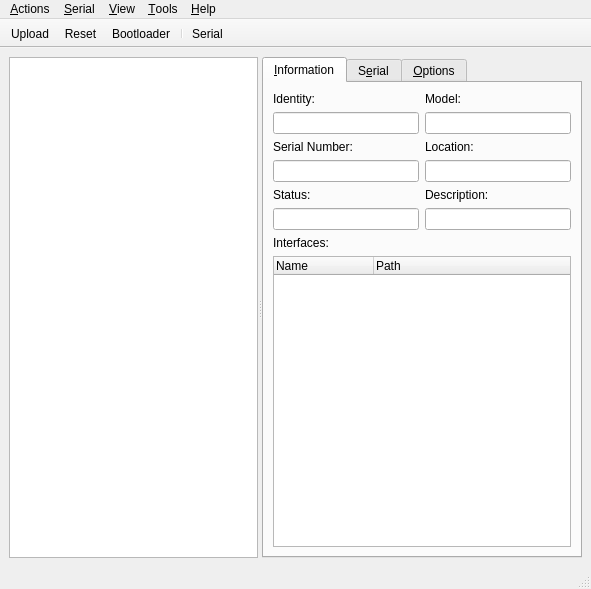
<?xml version="1.0" encoding="UTF-8"?>
<ui version="4.0">
 <class>MainWindow</class>
 <widget class="QMainWindow" name="MainWindow">
  <property name="geometry">
   <rect>
    <x>0</x>
    <y>0</y>
    <width>591</width>
    <height>589</height>
   </rect>
  </property>
  <property name="contextMenuPolicy">
   <enum>Qt::NoContextMenu</enum>
  </property>
  <property name="windowTitle">
   <string>TyCommander</string>
  </property>
  <property name="windowIcon">
   <iconset resource="../assets/resources.qrc">
    <normaloff>:/tycommander</normaloff>:/tycommander</iconset>
  </property>
  <property name="unifiedTitleAndToolBarOnMac">
   <bool>true</bool>
  </property>
  <widget class="QWidget" name="centralwidget">
   <layout class="QVBoxLayout" name="verticalLayout_7">
    <item>
     <widget class="QSplitter" name="splitter">
      <property name="orientation">
       <enum>Qt::Horizontal</enum>
      </property>
      <widget class="QListView" name="boardList">
       <property name="minimumSize">
        <size>
         <width>180</width>
         <height>0</height>
        </size>
       </property>
       <property name="contextMenuPolicy">
        <enum>Qt::CustomContextMenu</enum>
       </property>
       <property name="horizontalScrollBarPolicy">
        <enum>Qt::ScrollBarAlwaysOff</enum>
       </property>
       <property name="selectionMode">
        <enum>QAbstractItemView::ExtendedSelection</enum>
       </property>
       <property name="selectionRectVisible">
        <bool>true</bool>
       </property>
      </widget>
      <widget class="QTabWidget" name="tabWidget">
       <property name="enabled">
        <bool>true</bool>
       </property>
       <property name="currentIndex">
        <number>0</number>
       </property>
       <property name="elideMode">
        <enum>Qt::ElideRight</enum>
       </property>
       <widget class="QWidget" name="infoTab">
        <attribute name="title">
         <string>&amp;Information</string>
        </attribute>
        <layout class="QVBoxLayout" name="verticalLayout_4">
         <item>
          <layout class="QGridLayout" name="gridLayout">
           <item row="1" column="0">
            <widget class="QLineEdit" name="idText">
             <property name="readOnly">
              <bool>true</bool>
             </property>
            </widget>
           </item>
           <item row="0" column="0">
            <widget class="QLabel" name="label_7">
             <property name="text">
              <string>Identity:</string>
             </property>
            </widget>
           </item>
           <item row="1" column="1">
            <widget class="QLineEdit" name="modelText">
             <property name="readOnly">
              <bool>true</bool>
             </property>
            </widget>
           </item>
           <item row="0" column="1">
            <widget class="QLabel" name="label_4">
             <property name="text">
              <string>Model:</string>
             </property>
            </widget>
           </item>
          </layout>
         </item>
         <item>
          <layout class="QGridLayout" name="gridLayout_2">
           <item row="0" column="2">
            <widget class="QLabel" name="label_3">
             <property name="text">
              <string>Location:</string>
             </property>
            </widget>
           </item>
           <item row="0" column="1">
            <widget class="QLabel" name="label_5">
             <property name="text">
              <string>Serial Number:</string>
             </property>
            </widget>
           </item>
           <item row="1" column="2">
            <widget class="QLineEdit" name="locationText">
             <property name="readOnly">
              <bool>true</bool>
             </property>
            </widget>
           </item>
           <item row="1" column="1">
            <widget class="QLineEdit" name="serialNumberText">
             <property name="readOnly">
              <bool>true</bool>
             </property>
            </widget>
           </item>
          </layout>
         </item>
         <item>
          <layout class="QGridLayout" name="gridLayout_3">
           <item row="1" column="0">
            <widget class="QLineEdit" name="statusText">
             <property name="readOnly">
              <bool>true</bool>
             </property>
            </widget>
           </item>
           <item row="1" column="1">
            <widget class="QLineEdit" name="descriptionText">
             <property name="readOnly">
              <bool>true</bool>
             </property>
            </widget>
           </item>
           <item row="0" column="0">
            <widget class="QLabel" name="label_2">
             <property name="text">
              <string>Status:</string>
             </property>
            </widget>
           </item>
           <item row="0" column="1">
            <widget class="QLabel" name="label_10">
             <property name="text">
              <string>Description:</string>
             </property>
            </widget>
           </item>
          </layout>
         </item>
         <item>
          <widget class="QLabel" name="label_6">
           <property name="text">
            <string>Interfaces:</string>
           </property>
          </widget>
         </item>
         <item>
          <widget class="QTreeWidget" name="interfaceTree">
           <property name="sizePolicy">
            <sizepolicy hsizetype="Expanding" vsizetype="Ignored">
             <horstretch>0</horstretch>
             <verstretch>1</verstretch>
            </sizepolicy>
           </property>
           <property name="minimumSize">
            <size>
             <width>0</width>
             <height>40</height>
            </size>
           </property>
           <property name="indentation">
            <number>0</number>
           </property>
           <property name="rootIsDecorated">
            <bool>false</bool>
           </property>
           <property name="uniformRowHeights">
            <bool>true</bool>
           </property>
           <attribute name="headerMinimumSectionSize">
            <number>100</number>
           </attribute>
           <attribute name="headerDefaultSectionSize">
            <number>100</number>
           </attribute>
           <attribute name="headerStretchLastSection">
            <bool>true</bool>
           </attribute>
           <column>
            <property name="text">
             <string>Name</string>
            </property>
           </column>
           <column>
            <property name="text">
             <string>Path</string>
            </property>
           </column>
          </widget>
         </item>
        </layout>
       </widget>
       <widget class="QWidget" name="serialTab">
        <attribute name="title">
         <string>S&amp;erial</string>
        </attribute>
        <layout class="QVBoxLayout" name="verticalLayout_3">
         <item>
          <widget class="EnhancedPlainText" name="serialText">
           <property name="minimumSize">
            <size>
             <width>240</width>
             <height>0</height>
            </size>
           </property>
           <property name="maximumSize">
            <size>
             <width>16777215</width>
             <height>16777215</height>
            </size>
           </property>
           <property name="contextMenuPolicy">
            <enum>Qt::CustomContextMenu</enum>
           </property>
           <property name="undoRedoEnabled">
            <bool>false</bool>
           </property>
           <property name="readOnly">
            <bool>true</bool>
           </property>
           <property name="textInteractionFlags">
            <set>Qt::TextSelectableByKeyboard|Qt::TextSelectableByMouse</set>
           </property>
          </widget>
         </item>
         <item>
          <layout class="QHBoxLayout" name="horizontalLayout_5">
           <item>
            <widget class="EnhancedLineInput" name="serialEdit">
             <property name="editable">
              <bool>true</bool>
             </property>
            </widget>
           </item>
           <item>
            <widget class="QToolButton" name="sendButton">
             <property name="focusPolicy">
              <enum>Qt::StrongFocus</enum>
             </property>
             <property name="text">
              <string>Send</string>
             </property>
             <property name="popupMode">
              <enum>QToolButton::MenuButtonPopup</enum>
             </property>
            </widget>
           </item>
          </layout>
         </item>
        </layout>
       </widget>
       <widget class="QWidget" name="optionsTab">
        <attribute name="title">
         <string>&amp;Options</string>
        </attribute>
        <layout class="QVBoxLayout" name="verticalLayout_2">
         <item>
          <widget class="EnhancedGroupBox" name="groupBox">
           <property name="focusPolicy">
            <enum>Qt::StrongFocus</enum>
           </property>
           <property name="title">
            <string>Upload</string>
           </property>
           <layout class="QVBoxLayout" name="verticalLayout_5">
            <item>
             <layout class="QHBoxLayout" name="horizontalLayout_3" stretch="0,1,0">
              <item>
               <widget class="QLabel" name="label">
                <property name="text">
                 <string>Firmware:</string>
                </property>
               </widget>
              </item>
              <item>
               <widget class="QLineEdit" name="firmwarePath">
                <property name="clearButtonEnabled">
                 <bool>true</bool>
                </property>
               </widget>
              </item>
              <item>
               <widget class="QToolButton" name="firmwareBrowseButton">
                <property name="focusPolicy">
                 <enum>Qt::StrongFocus</enum>
                </property>
                <property name="text">
                 <string>Browse...</string>
                </property>
                <property name="popupMode">
                 <enum>QToolButton::MenuButtonPopup</enum>
                </property>
               </widget>
              </item>
             </layout>
            </item>
            <item>
             <widget class="QCheckBox" name="resetAfterCheck">
              <property name="text">
               <string>Reset device after successful upload</string>
              </property>
              <property name="checked">
               <bool>true</bool>
              </property>
             </widget>
            </item>
            <item>
             <layout class="QHBoxLayout" name="rtcLayout">
              <item>
               <widget class="QLabel" name="label_13">
                <property name="text">
                 <string>RTC:</string>
                </property>
               </widget>
              </item>
              <item>
               <spacer name="horizontalSpacer_6">
                <property name="orientation">
                 <enum>Qt::Horizontal</enum>
                </property>
                <property name="sizeHint" stdset="0">
                 <size>
                  <width>40</width>
                  <height>20</height>
                 </size>
                </property>
               </spacer>
              </item>
              <item>
               <widget class="QComboBox" name="rtcComboBox">
                <item>
                 <property name="text">
                  <string>Local time</string>
                 </property>
                </item>
                <item>
                 <property name="text">
                  <string>UTC</string>
                 </property>
                </item>
                <item>
                 <property name="text">
                  <string>Ignore RTC</string>
                 </property>
                </item>
               </widget>
              </item>
             </layout>
            </item>
           </layout>
          </widget>
         </item>
         <item>
          <widget class="EnhancedGroupBox" name="groupBox_2">
           <property name="focusPolicy">
            <enum>Qt::StrongFocus</enum>
           </property>
           <property name="title">
            <string>Serial</string>
           </property>
           <layout class="QVBoxLayout" name="verticalLayout_6">
            <item>
             <layout class="QHBoxLayout" name="horizontalLayout_7">
              <item>
               <widget class="QLabel" name="label_12">
                <property name="text">
                 <string>Rate:</string>
                </property>
               </widget>
              </item>
              <item>
               <spacer name="horizontalSpacer_5">
                <property name="orientation">
                 <enum>Qt::Horizontal</enum>
                </property>
                <property name="sizeHint" stdset="0">
                 <size>
                  <width>40</width>
                  <height>20</height>
                 </size>
                </property>
               </spacer>
              </item>
              <item>
               <widget class="QComboBox" name="rateComboBox">
                <item>
                 <property name="text">
                  <string>110</string>
                 </property>
                </item>
                <item>
                 <property name="text">
                  <string>134</string>
                 </property>
                </item>
                <item>
                 <property name="text">
                  <string>150</string>
                 </property>
                </item>
                <item>
                 <property name="text">
                  <string>200</string>
                 </property>
                </item>
                <item>
                 <property name="text">
                  <string>300</string>
                 </property>
                </item>
                <item>
                 <property name="text">
                  <string>600</string>
                 </property>
                </item>
                <item>
                 <property name="text">
                  <string>1200</string>
                 </property>
                </item>
                <item>
                 <property name="text">
                  <string>1800</string>
                 </property>
                </item>
                <item>
                 <property name="text">
                  <string>2400</string>
                 </property>
                </item>
                <item>
                 <property name="text">
                  <string>4800</string>
                 </property>
                </item>
                <item>
                 <property name="text">
                  <string>9600</string>
                 </property>
                </item>
                <item>
                 <property name="text">
                  <string>19200</string>
                 </property>
                </item>
                <item>
                 <property name="text">
                  <string>38400</string>
                 </property>
                </item>
                <item>
                 <property name="text">
                  <string>57600</string>
                 </property>
                </item>
                <item>
                 <property name="text">
                  <string>115200</string>
                 </property>
                </item>
                <item>
                 <property name="text">
                  <string>230400</string>
                 </property>
                </item>
               </widget>
              </item>
             </layout>
            </item>
            <item>
             <layout class="QHBoxLayout" name="horizontalLayout">
              <item>
               <widget class="QLabel" name="label_9">
                <property name="text">
                 <string>Charset:</string>
                </property>
               </widget>
              </item>
              <item>
               <spacer name="horizontalSpacer_3">
                <property name="orientation">
                 <enum>Qt::Horizontal</enum>
                </property>
                <property name="sizeHint" stdset="0">
                 <size>
                  <width>40</width>
                  <height>20</height>
                 </size>
                </property>
               </spacer>
              </item>
              <item>
               <widget class="QComboBox" name="codecComboBox">
                <property name="maximumSize">
                 <size>
                  <width>160</width>
                  <height>16777215</height>
                 </size>
                </property>
               </widget>
              </item>
             </layout>
            </item>
            <item>
             <layout class="QHBoxLayout" name="horizontalLayout_2">
              <item>
               <widget class="QCheckBox" name="clearOnResetCheck">
                <property name="text">
                 <string>Clear on reset</string>
                </property>
               </widget>
              </item>
              <item>
               <spacer name="horizontalSpacer">
                <property name="orientation">
                 <enum>Qt::Horizontal</enum>
                </property>
                <property name="sizeHint" stdset="0">
                 <size>
                  <width>40</width>
                  <height>20</height>
                 </size>
                </property>
               </spacer>
              </item>
              <item>
               <widget class="QLabel" name="label_8">
                <property name="text">
                 <string>Show:</string>
                </property>
               </widget>
              </item>
              <item>
               <widget class="QSpinBox" name="scrollBackLimitSpin">
                <property name="accelerated">
                 <bool>true</bool>
                </property>
                <property name="suffix">
                 <string> lines</string>
                </property>
                <property name="minimum">
                 <number>10</number>
                </property>
                <property name="maximum">
                 <number>500000</number>
                </property>
                <property name="singleStep">
                 <number>100</number>
                </property>
               </widget>
              </item>
             </layout>
            </item>
            <item>
             <widget class="QCheckBox" name="logSerialCheck">
              <property name="text">
               <string>Log serial communication</string>
              </property>
             </widget>
            </item>
            <item>
             <layout class="QHBoxLayout" name="horizontalLayout_6" stretch="1,0,0">
              <item>
               <widget class="QLabel" name="serialLogDirLabel">
                <property name="sizePolicy">
                 <sizepolicy hsizetype="Ignored" vsizetype="Preferred">
                  <horstretch>0</horstretch>
                  <verstretch>0</verstretch>
                 </sizepolicy>
                </property>
                <property name="text">
                 <string notr="true">Log Directory</string>
                </property>
                <property name="openExternalLinks">
                 <bool>true</bool>
                </property>
               </widget>
              </item>
              <item>
               <spacer name="horizontalSpacer_4">
                <property name="orientation">
                 <enum>Qt::Horizontal</enum>
                </property>
                <property name="sizeHint" stdset="0">
                 <size>
                  <width>0</width>
                  <height>0</height>
                 </size>
                </property>
               </spacer>
              </item>
              <item>
               <widget class="QLabel" name="serialLogFileLabel">
                <property name="minimumSize">
                 <size>
                  <width>40</width>
                  <height>0</height>
                 </size>
                </property>
                <property name="text">
                 <string notr="true">Log File</string>
                </property>
                <property name="openExternalLinks">
                 <bool>true</bool>
                </property>
               </widget>
              </item>
             </layout>
            </item>
            <item>
             <layout class="QHBoxLayout" name="horizontalLayout_4">
              <item>
               <widget class="QLabel" name="label_11">
                <property name="text">
                 <string>Log size:</string>
                </property>
               </widget>
              </item>
              <item>
               <spacer name="horizontalSpacer_2">
                <property name="orientation">
                 <enum>Qt::Horizontal</enum>
                </property>
                <property name="sizeHint" stdset="0">
                 <size>
                  <width>40</width>
                  <height>20</height>
                 </size>
                </property>
               </spacer>
              </item>
              <item>
               <widget class="QSpinBox" name="serialLogSizeSpin">
                <property name="specialValueText">
                 <string>Infinite</string>
                </property>
                <property name="accelerated">
                 <bool>true</bool>
                </property>
                <property name="suffix">
                 <string> kB</string>
                </property>
                <property name="minimum">
                 <number>0</number>
                </property>
                <property name="maximum">
                 <number>999999</number>
                </property>
                <property name="singleStep">
                 <number>100</number>
                </property>
               </widget>
              </item>
             </layout>
            </item>
            <item>
             <widget class="QLabel" name="label_14">
              <property name="font">
               <font>
                <italic>true</italic>
               </font>
              </property>
              <property name="text">
               <string>Use 0 for infinite log size without wraparound.</string>
              </property>
              <property name="wordWrap">
               <bool>true</bool>
              </property>
             </widget>
            </item>
           </layout>
          </widget>
         </item>
         <item>
          <widget class="QLabel" name="ambiguousBoardLabel">
           <property name="palette">
            <palette>
             <active>
              <colorrole role="WindowText">
               <brush brushstyle="SolidPattern">
                <color alpha="255">
                 <red>254</red>
                 <green>0</green>
                 <blue>0</blue>
                </color>
               </brush>
              </colorrole>
             </active>
             <inactive>
              <colorrole role="WindowText">
               <brush brushstyle="SolidPattern">
                <color alpha="255">
                 <red>254</red>
                 <green>0</green>
                 <blue>0</blue>
                </color>
               </brush>
              </colorrole>
             </inactive>
             <disabled>
              <colorrole role="WindowText">
               <brush brushstyle="SolidPattern">
                <color alpha="255">
                 <red>117</red>
                 <green>117</green>
                 <blue>117</blue>
                </color>
               </brush>
              </colorrole>
             </disabled>
            </palette>
           </property>
           <property name="font">
            <font>
             <pointsize>8</pointsize>
             <italic>true</italic>
            </font>
           </property>
           <property name="text">
            <string>⚠ Serial number is not unique, cannot save settings.</string>
           </property>
           <property name="wordWrap">
            <bool>true</bool>
           </property>
          </widget>
         </item>
         <item>
          <spacer name="verticalSpacer">
           <property name="orientation">
            <enum>Qt::Vertical</enum>
           </property>
           <property name="sizeHint" stdset="0">
            <size>
             <width>20</width>
             <height>40</height>
            </size>
           </property>
          </spacer>
         </item>
        </layout>
       </widget>
      </widget>
     </widget>
    </item>
   </layout>
  </widget>
  <widget class="QMenuBar" name="menubar">
   <property name="geometry">
    <rect>
     <x>0</x>
     <y>0</y>
     <width>591</width>
     <height>22</height>
    </rect>
   </property>
   <property name="contextMenuPolicy">
    <enum>Qt::PreventContextMenu</enum>
   </property>
   <widget class="QMenu" name="menuFile">
    <property name="title">
     <string>&amp;Actions</string>
    </property>
    <widget class="QMenu" name="menuRecentFirmwares">
     <property name="title">
      <string>Upload r&amp;ecent firmware</string>
     </property>
    </widget>
    <addaction name="separator"/>
    <addaction name="actionUpload"/>
    <addaction name="actionUploadNew"/>
    <addaction name="actionDropFirmware"/>
    <addaction name="menuRecentFirmwares"/>
    <addaction name="separator"/>
    <addaction name="actionReset"/>
    <addaction name="actionReboot"/>
    <addaction name="separator"/>
    <addaction name="actionQuit"/>
   </widget>
   <widget class="QMenu" name="menuHelp">
    <property name="title">
     <string>&amp;Help</string>
    </property>
    <addaction name="actionWebsite"/>
    <addaction name="actionReportBug"/>
    <addaction name="separator"/>
    <addaction name="actionAbout"/>
   </widget>
   <widget class="QMenu" name="menuView">
    <property name="title">
     <string>&amp;View</string>
    </property>
    <addaction name="actionNewWindow"/>
    <addaction name="actionCompactMode"/>
    <addaction name="separator"/>
    <addaction name="actionShowAppLog"/>
   </widget>
   <widget class="QMenu" name="menuTools">
    <property name="title">
     <string>&amp;Tools</string>
    </property>
    <addaction name="actionArduinoTool"/>
    <addaction name="separator"/>
    <addaction name="actionResetApp"/>
    <addaction name="actionResetSettingsApp"/>
    <addaction name="separator"/>
    <addaction name="actionPreferences"/>
   </widget>
   <widget class="QMenu" name="menuSerial">
    <property name="title">
     <string>&amp;Serial</string>
    </property>
    <addaction name="actionEnableSerial"/>
    <addaction name="actionSendFile"/>
    <addaction name="actionClearSerial"/>
   </widget>
   <addaction name="menuFile"/>
   <addaction name="menuSerial"/>
   <addaction name="menuView"/>
   <addaction name="menuTools"/>
   <addaction name="menuHelp"/>
  </widget>
  <widget class="QStatusBar" name="statusbar">
   <property name="palette">
    <palette>
     <active>
      <colorrole role="WindowText">
       <brush brushstyle="SolidPattern">
        <color alpha="255">
         <red>255</red>
         <green>0</green>
         <blue>0</blue>
        </color>
       </brush>
      </colorrole>
     </active>
     <inactive>
      <colorrole role="WindowText">
       <brush brushstyle="SolidPattern">
        <color alpha="255">
         <red>255</red>
         <green>0</green>
         <blue>0</blue>
        </color>
       </brush>
      </colorrole>
     </inactive>
     <disabled>
      <colorrole role="WindowText">
       <brush brushstyle="SolidPattern">
        <color alpha="255">
         <red>120</red>
         <green>120</green>
         <blue>120</blue>
        </color>
       </brush>
      </colorrole>
     </disabled>
    </palette>
   </property>
   <property name="sizeGripEnabled">
    <bool>true</bool>
   </property>
  </widget>
  <widget class="QToolBar" name="toolBar">
   <property name="windowTitle">
    <string>toolBar</string>
   </property>
   <property name="movable">
    <bool>false</bool>
   </property>
   <property name="toolButtonStyle">
    <enum>Qt::ToolButtonTextUnderIcon</enum>
   </property>
   <property name="floatable">
    <bool>false</bool>
   </property>
   <attribute name="toolBarArea">
    <enum>TopToolBarArea</enum>
   </attribute>
   <attribute name="toolBarBreak">
    <bool>false</bool>
   </attribute>
   <addaction name="actionUpload"/>
   <addaction name="actionReset"/>
   <addaction name="actionReboot"/>
   <addaction name="separator"/>
   <addaction name="actionEnableSerial"/>
  </widget>
  <action name="actionUpload">
   <property name="icon">
    <iconset resource="../assets/resources.qrc">
     <normaloff>:/upload</normaloff>:/upload</iconset>
   </property>
   <property name="text">
    <string>&amp;Upload</string>
   </property>
   <property name="shortcut">
    <string>Ctrl+U</string>
   </property>
  </action>
  <action name="actionReset">
   <property name="icon">
    <iconset resource="../assets/resources.qrc">
     <normaloff>:/reset</normaloff>:/reset</iconset>
   </property>
   <property name="text">
    <string>&amp;Reset</string>
   </property>
   <property name="shortcut">
    <string>Ctrl+R</string>
   </property>
  </action>
  <action name="actionQuit">
   <property name="text">
    <string>&amp;Quit</string>
   </property>
   <property name="shortcut">
    <string>Ctrl+Q</string>
   </property>
  </action>
  <action name="actionAbout">
   <property name="text">
    <string>&amp;About</string>
   </property>
  </action>
  <action name="actionReboot">
   <property name="icon">
    <iconset resource="../assets/resources.qrc">
     <normaloff>:/reboot</normaloff>:/reboot</iconset>
   </property>
   <property name="text">
    <string>&amp;Bootloader</string>
   </property>
   <property name="shortcut">
    <string>Ctrl+B</string>
   </property>
  </action>
  <action name="actionUploadNew">
   <property name="text">
    <string>Upload &amp;New Firmware</string>
   </property>
   <property name="shortcut">
    <string>Ctrl+Shift+U</string>
   </property>
  </action>
  <action name="actionWebsite">
   <property name="text">
    <string>&amp;Website</string>
   </property>
  </action>
  <action name="actionReportBug">
   <property name="text">
    <string>&amp;Report a bug</string>
   </property>
  </action>
  <action name="actionCompactMode">
   <property name="checkable">
    <bool>true</bool>
   </property>
   <property name="text">
    <string>&amp;Compact Mode</string>
   </property>
   <property name="toolTip">
    <string>Compact Mode</string>
   </property>
   <property name="shortcut">
    <string>Ctrl+H</string>
   </property>
  </action>
  <action name="actionNewWindow">
   <property name="text">
    <string>&amp;New Window</string>
   </property>
   <property name="shortcut">
    <string>Ctrl+N</string>
   </property>
  </action>
  <action name="actionClearSerial">
   <property name="text">
    <string>&amp;Clear Serial</string>
   </property>
   <property name="toolTip">
    <string>Clear Serial</string>
   </property>
   <property name="shortcut">
    <string>Ctrl+Alt+X</string>
   </property>
  </action>
  <action name="actionArduinoTool">
   <property name="text">
    <string>&amp;Integrate to Arduino</string>
   </property>
  </action>
  <action name="actionEnableSerial">
   <property name="checkable">
    <bool>true</bool>
   </property>
   <property name="icon">
    <iconset resource="../assets/resources.qrc">
     <normaloff>:/monitor</normaloff>:/monitor</iconset>
   </property>
   <property name="text">
    <string>&amp;Enable Serial</string>
   </property>
   <property name="iconText">
    <string>Serial</string>
   </property>
   <property name="toolTip">
    <string>Serial</string>
   </property>
   <property name="shortcut">
    <string>Ctrl+S</string>
   </property>
  </action>
  <action name="actionResetApp">
   <property name="text">
    <string>&amp;Reset Application</string>
   </property>
  </action>
  <action name="actionResetSettingsApp">
   <property name="text">
    <string>Reset &amp;Settings &amp;&amp; Application</string>
   </property>
   <property name="toolTip">
    <string>Reset Settings &amp; Application</string>
   </property>
  </action>
  <action name="actionShowAppLog">
   <property name="text">
    <string>Show Application &amp;Log</string>
   </property>
   <property name="toolTip">
    <string>Show Application Log</string>
   </property>
  </action>
  <action name="actionDropFirmware">
   <property name="text">
    <string>&amp;Drop firmware association</string>
   </property>
  </action>
  <action name="actionPreferences">
   <property name="text">
    <string>&amp;Preferences</string>
   </property>
   <property name="toolTip">
    <string>Preferences</string>
   </property>
  </action>
  <action name="actionRenameBoard">
   <property name="text">
    <string>Ren&amp;ame board</string>
   </property>
   <property name="toolTip">
    <string>Rename board</string>
   </property>
  </action>
  <action name="actionSendFile">
   <property name="text">
    <string>Send &amp;File</string>
   </property>
  </action>
 </widget>
 <customwidgets>
  <customwidget>
   <class>EnhancedPlainText</class>
   <extends>QPlainTextEdit</extends>
   <header>enhanced_widgets.hpp</header>
  </customwidget>
  <customwidget>
   <class>EnhancedGroupBox</class>
   <extends>QGroupBox</extends>
   <header>enhanced_widgets.hpp</header>
   <container>1</container>
  </customwidget>
  <customwidget>
   <class>EnhancedLineInput</class>
   <extends>QComboBox</extends>
   <header>enhanced_widgets.hpp</header>
  </customwidget>
 </customwidgets>
 <tabstops>
  <tabstop>boardList</tabstop>
  <tabstop>tabWidget</tabstop>
  <tabstop>idText</tabstop>
  <tabstop>modelText</tabstop>
  <tabstop>serialNumberText</tabstop>
  <tabstop>locationText</tabstop>
  <tabstop>statusText</tabstop>
  <tabstop>descriptionText</tabstop>
  <tabstop>interfaceTree</tabstop>
  <tabstop>serialText</tabstop>
  <tabstop>serialEdit</tabstop>
  <tabstop>sendButton</tabstop>
  <tabstop>groupBox</tabstop>
  <tabstop>firmwarePath</tabstop>
  <tabstop>firmwareBrowseButton</tabstop>
  <tabstop>resetAfterCheck</tabstop>
  <tabstop>groupBox_2</tabstop>
  <tabstop>codecComboBox</tabstop>
  <tabstop>clearOnResetCheck</tabstop>
  <tabstop>scrollBackLimitSpin</tabstop>
  <tabstop>serialLogSizeSpin</tabstop>
 </tabstops>
 <resources>
  <include location="../assets/resources.qrc"/>
  <include location="../assets/resources.qrc"/>
 </resources>
 <connections/>
</ui>
